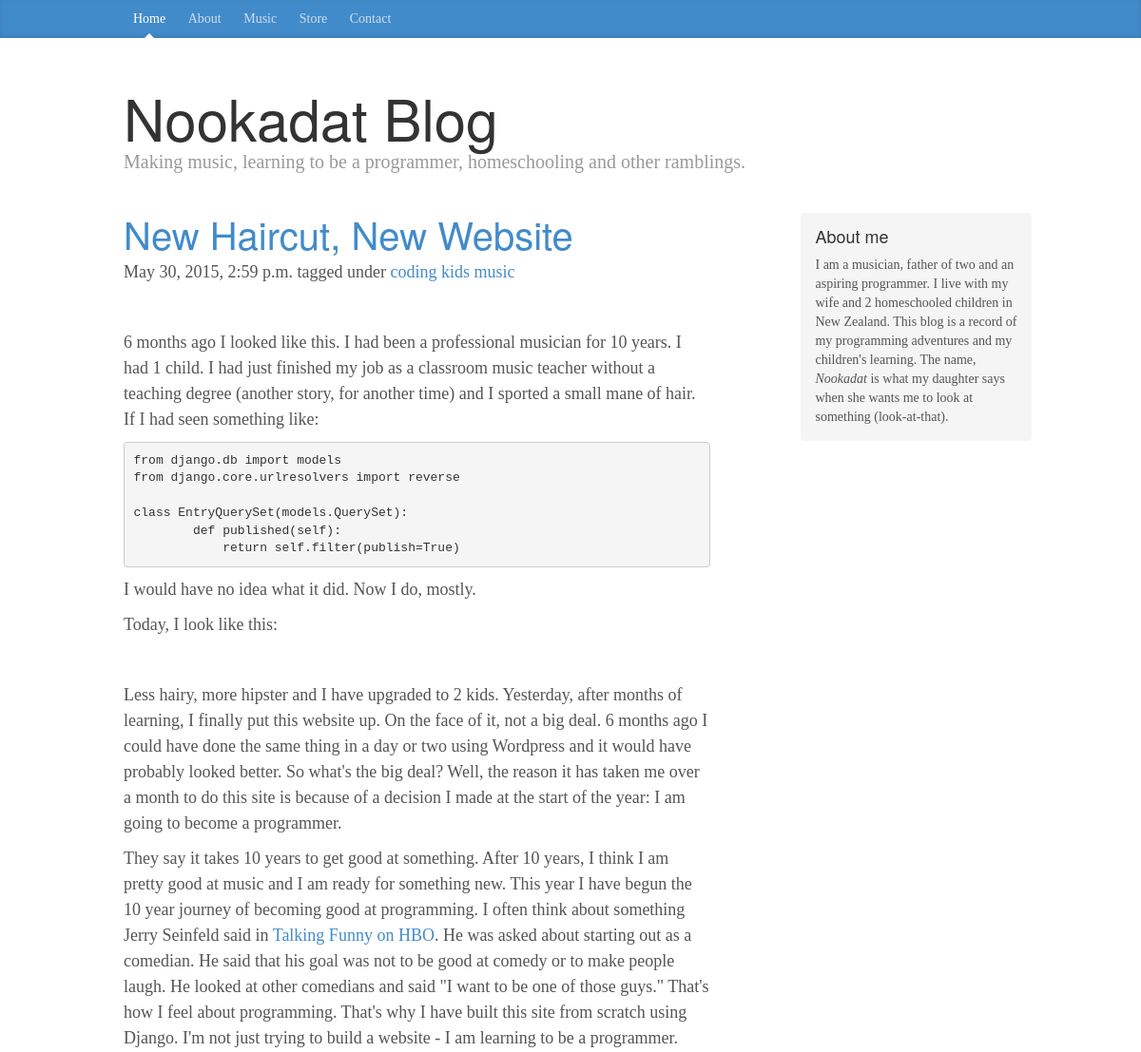
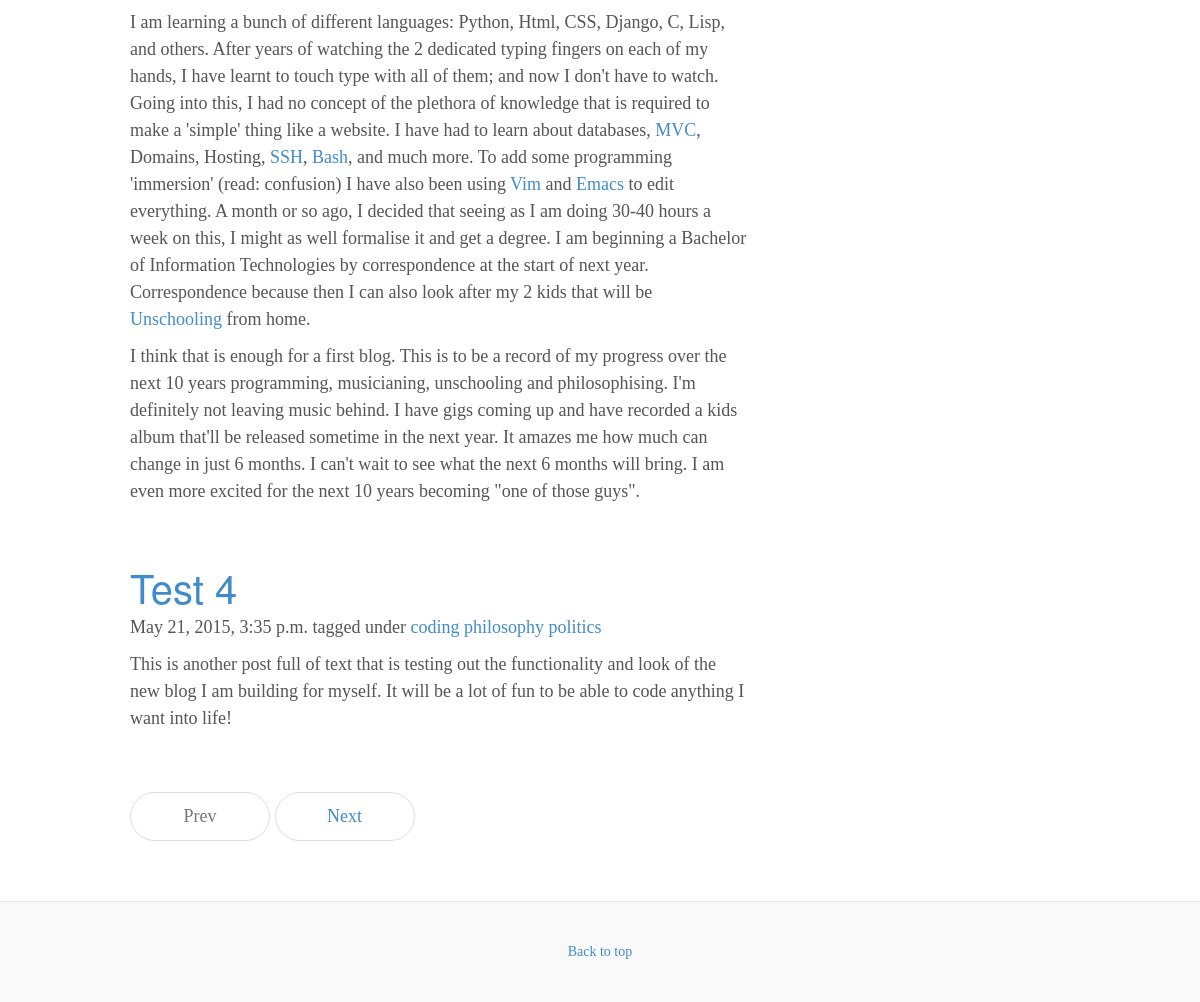
Screenshot of /tag/coding with the database file from the repository (2 pictures, top to bottom).
### blog/models.py (models this page shows, shortened)
class Post(models.Model):
    title = models.CharField(max_length=255)
    body = MarkdownField()
    body_html = models.TextField(editable=False, blank=True, null=True)
    slug = models.SlugField(max_length=200, unique=True)
    publish = models.BooleanField(default=True)
    created = models.DateTimeField(auto_now_add=True)
    modified = models.DateTimeField(auto_now=True)
    objects = PostQuerySet.as_manager()
    tags = models.ManyToManyField(Tag)
    class Meta:
        verbose_name = "Blog Post"
        verbose_name_plural = "Blog Posts"
        ordering = ["-created"]

class Tag(models.Model):
    slug = models.SlugField(max_length=200, unique=True)
    def __unicode__(self):
        return self.slug

### blog/views.py (the view)
# urls.py: url(r'^tag/(?P<slug>\S+)$', views.TagIndex.as_view(), name="tag_index"),
class TagIndex(generic.ListView):
    template_name = 'home.html'
    paginate_by = 2
    def get_queryset(self):
        slug = self.kwargs['slug']
        tag = models.Tag.objects.get(slug=slug)
        results = models.Post.objects.filter(tags=tag)
        return results

### templates/home.html
{% extends "base.html" %}
{% load django_markdown %}
{% block blog_posts %}
{% for object in object_list %}
<div class="post">
  <h2><a href="{% url "post_detail" slug=object.slug %}">{{ object.title }}
  </a></h2>
  <p class="post-meta">
    {{ object.created }} tagged under {% for tag in object.tags.all %}
    <a class="post-category post-category-js" href="{% url "tag_index" slug=tag.slug %}">
      {{ tag }}
    </a>
    {% endfor %}
  </p>
  {{ object.body_html|safe }}
</div>
{% endfor %}
{% endblock %}

### static/css/blog.css (style rules this page uses)
body { font-family: Georgia, "Times New Roman", Times, serif; color: #555; }
h1, .h1, h2, .h2, h3, .h3, h4, .h4, h5, .h5, h6, .h6 { margin-top: 0; font-family: "Helvetica Neue", Helvetica, Arial, sans-serif; font-weight: normal; color: #333; }
.post { margin-bottom: 60px; }
div.post h2:first-child { margin-bottom: 5px; font-size: 40px; }

### rows the page displays
Post: title "New Haircut, New Website", created "May 30, 2015, 2:59 p.m.", body_html "6 months ago I looked like this. I had been a professional musician for 10 years. I had 1 child. I had just finished my job as a classroom music teacher without a teaching degree (another story, for another time) and I sported a small mane of hair. If I had seen something like: from django.db import models from django.core.urlresolvers import reverse class EntryQuerySet(models.QuerySet): def published(self): return self.filter(publish=True) I would have no idea what it did. Now I do, mostly. Today, I look like this: Less hairy, more hipster and I have upgraded to 2 kids. Yesterday, after months of learning, I finally put this website up. On the face of it, not a big deal. 6 months ago I…"
Tag: slug "coding"
Tag: slug "kids"
Tag: slug "music"
Post: title "Test 4", created "May 21, 2015, 3:35 p.m.", body_html "This is another post full of text that is testing out the functionality and look of the new blog I am building for myself. It will be a lot of fun to be able to code anything I want into life!"
Tag: slug "philosophy"
Tag: slug "politics"
